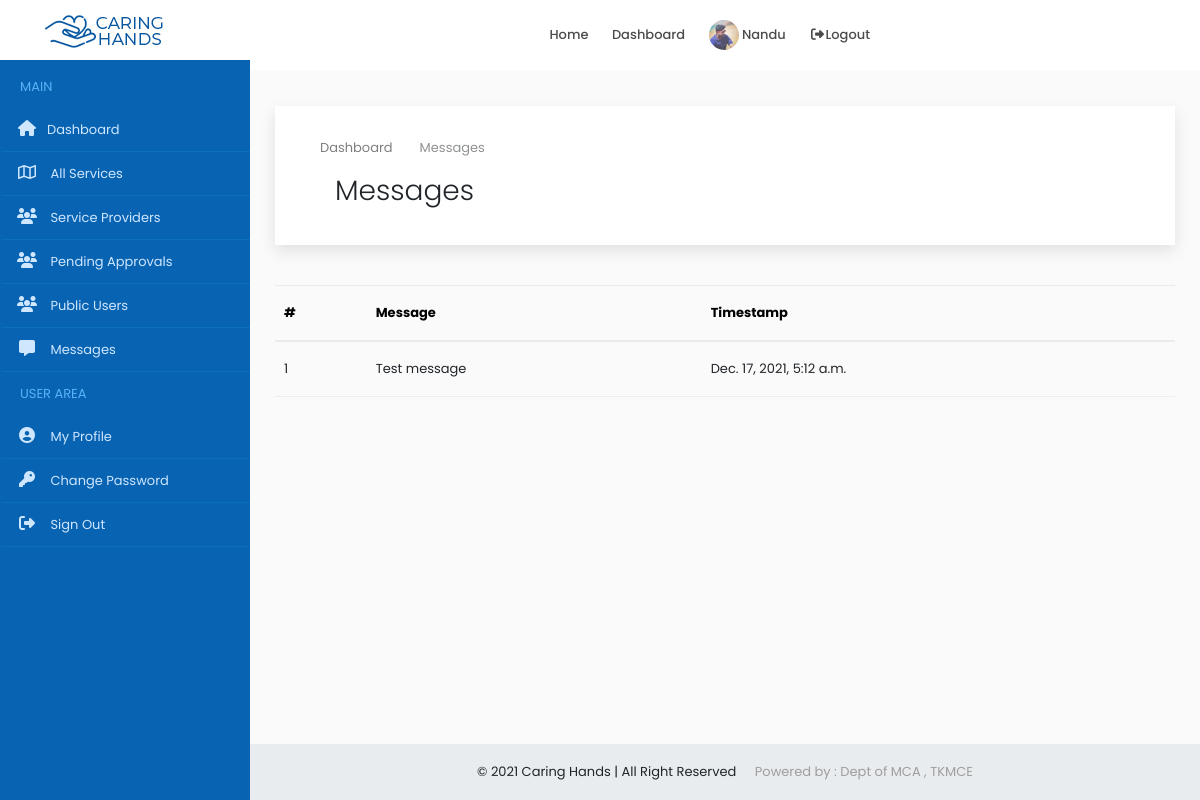
/administrator/message/ (signed in), run on an earlier commit of the app's database.
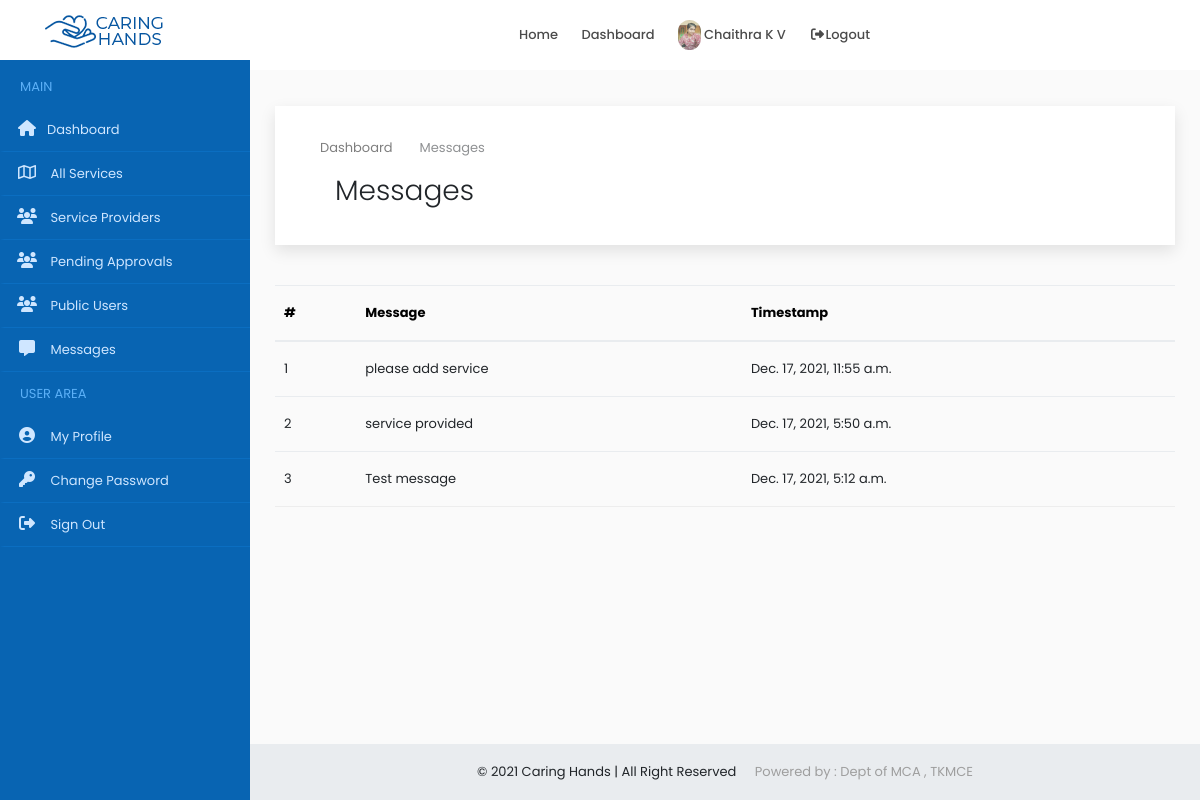
And on a later commit of the database.
### accounts/models.py (models this page shows, shortened)
class Users(models.Model):
    user = models.ForeignKey(User,on_delete=models.CASCADE)
    name = models.CharField(max_length=150)
    email = models.EmailField(max_length=200,null=True, blank=True)
    organization = models.CharField(max_length=250,null=True, blank=True)
    mob = models.CharField(max_length=12)
    sex = models.CharField(max_length=10,choices=gender,default='Male')
    house = models.CharField(max_length=100,null=True, blank=True)
    street1 =models.CharField(max_length=100,null=True, blank=True)
    street2 =models.CharField(max_length=100,null=True, blank=True)
    city = models.CharField(max_length=100,null=True, blank=True)
    district = models.CharField(max_length=100,null=True, blank=True)
    state = models.CharField(max_length=100,null=True,choices=states, blank=True)
    pin = models.CharField(max_length=100,null=True,blank=True)
    age = models.IntegerField(null=True, blank=True)
    type = models.CharField(max_length=20,choices=user_type)
    approval = models.CharField(max_length=20,choices=approval_choices,default='Pending')
    document = models.FileField(upload_to='documents',null=True, blank=True)
    profile_picture = models.FileField(upload_to='dp',default='assets/img/user3.png')

class AdminMessage(models.Model):
    message = models.TextField()
    datetime = models.DateTimeField()

### accounts/views.py (the view)
# urls.py: path('administrator/message/',Messages.as_view(), name='message'),
class Messages(View):
    def get(self, request):
        x = AdminCheck(request)
        if x == True:
            user = request.user
            account = Users.objects.get(user=user)
            message = AdminMessage.objects.all().order_by('-datetime')
            context = {'account': account,'message': message}
            return render(request,'admin/message.html', context)
        else:
            return redirect('home')

### accounts/functions.py (called while the page is built)
def AdminCheck(request):
    user = request.user
    if user.is_authenticated:
        try:
            u = Users.objects.get(user=user)
            if u.type == 'admin':
                return (True)
            else:
                return (False)
        except:
            return (False)
    else:
        return (False)

### accounts/templates/admin/message.html (shortened to what this page needs)
{% extends 'common/dashboard_main.html' %}
{% load static %}
{% block content %}
{% include 'common/header.html' %}
{% include 'admin/sidenav.html' %}
<div class="content-wrapper">
<div class="container-fluid overflow-hidden">
    <div class="row margin-tb-90px margin-lr-10px sm-mrl-0px">
        <div id="page-title" class="padding-30px background-white full-width box-shadow">
            <div class="container">
                <ol class="breadcrumb opacity-5">
                    <li><a href="{% url 'home' %}">Dashboard</a></li>
                    <li class="active">Messages</li>
                </ol>
                <div class="container-fluid">
                    <div class="row">
                        <div class="col-6">
                            <h1 class="font-weight-300">Messages</h1>
                        </div>
                        <div class="col-6">
                        </div>
                    </div>
                </div>
            </div>
        </div>
        <div class="container-fluid">
            <div class="row" style="margin-top:40px">
                <table class="table">
                    <thead>
                      <tr>
                        <th>#</th>
                        <th>Message</th>
                        <th>Timestamp</th>
                      </tr>
                    </thead>
                    <tbody>
                        {% for i in message %}
                      <tr>
                        <td>{{forloop.counter}}</td>
                        <td>{{i.message}}</td>
                        <td>{{i.datetime}}</td>
                      </tr>
                      {% endfor %}
                    </tbody>
                  </table>
            </div>
        </div>
    </div>
</div>
{% include 'common/small_footer.html' %}
</div>
{% endblock %}

### accounts/templates/common/dashboard_main.html (shortened to what this page needs)
{% load static %}
<!DOCTYPE html>
<html lang="en-US">
<head>
    <link rel="stylesheet" href="{% static 'assets/css/animate.css' %}" />
    <link href="{% static 'assets/css/owl.carousel.css' %}" rel="stylesheet">
    <link href="{% static 'assets/css/owl.theme.css' %}" rel="stylesheet">
    <link rel="stylesheet" href="{% static 'assets/css/bootstrap.min.css' %}">
    <link rel="stylesheet" href="{% static 'assets/css/hover-min.css' %}">
    <link rel="stylesheet" href="{% static 'assets/css/flag-icon.min.css' %}">
    <link rel="stylesheet" href="{% static 'assets/css/style.css' %}">
    <link rel="stylesheet" href="{% static 'assets/css/colors/main.css' %}">
    <link rel="stylesheet" href="{% static 'assets/css/elegant_icon.css' %}">
    <link rel="stylesheet" href="{% static 'assets/css/sb-admin.css' %}">
    <link rel="stylesheet" href="https://unpkg.com/@icon/themify-icons/themify-icons.css">
    <link rel="stylesheet" href="https://cdnjs.cloudflare.com/ajax/libs/font-awesome/6.0.0-beta2/css/all.min.css" />
</head>
<body>
    {% block content %}
    {% endblock %}
</body>
</html>

### accounts/templates/common/header.html (shortened to what this page needs)
{% load static %}
<header>
    <div id="fixed-header-dark" class="header-output fixed-header" style="background-color: white;">
        <div class="container header-in">
            <div class="row">
                <div class="col-lg-2 col-md-12">
                    <a id="logo" href="{% url 'index' %}" class="d-inline-block margin-tb-15px"><img
                            src="{% static 'assets/img/logo-1.png' %}" alt=""></a>
                </div>
                <div class="col-lg-7 col-md-12 position-inherit">
                    <ul id="menu-main" class="nav-menu float-lg-right link-padding-tb-20px">
                        <li><a href="{% url 'index' %}">Home</a>
                        </li>
                        <li><a href="{% url 'home' %}">Dashboard</a>
                        </li>
                        {% if request.user.is_authenticated %}
                        <li><a href="{% url 'home' %}"><img src="{{account.profile_picture.url}}" class="height-30px border-radius-30" alt=""> {{account.name|title}}</a></li>
                        <li><a href="{% url 'logout' %}" data-toggle="modal" data-target="#exampleModal"><i class="fa fa-fw fa-sign-out-alt"></i>Logout</a></li>
                        {% else %}
                        <li><a href="{% url 'login' %}"><i class="far fa-user"></i> Login</a></li>
                        {% endif %}
                    </ul>
                </div>
                <div class="col-lg-3 col-md-12">
                </div>
            </div>
        </div>
    </div>
</header>

### accounts/templates/admin/sidenav.html (shortened to what this page needs)
<nav class="navbar navbar-expand-lg navbar-dark z-index-9  fixed-top" id="mainNav">
    <div class="collapse navbar-collapse" id="navbarResponsive">
        <ul class="navbar-nav navbar-sidenav background-main-color admin-nav" id="admin-nav">
            <li class="nav-item">
                <span class="nav-title-text">Main</span>
            </li>
            <li class="nav-item" data-toggle="tooltip" data-placement="right" title="Dashboard">
                <a class="nav-link" href="{% url 'home' %}">
                    <i class="fas fa-fw fa-home"></i><span class="nav-link-text">Dashboard</span>
                </a>
            </li>
            <li class="nav-item" data-toggle="tooltip" data-placement="right" title="My items">
                <a class="nav-link" href="{% url 'admin_services' %}">
            <i class="far fa-fw fa-map"></i>
            <span class="nav-link-text">All Services</span>
          </a>
            </li>
            <li class="nav-item" data-toggle="tooltip" data-placement="right" title="My Favorites">
                <a class="nav-link" href="{% url 'service_providers' %}">
            <i class="fa fa-fw fa-users"></i>
            <span class="nav-link-text">Service Providers</span>
          </a>
            </li>
            <li class="nav-item" data-toggle="tooltip" data-placement="right" title="My Favorites">
                <a class="nav-link" href="{% url 'pending_approval' %}">
            <i class="fa fa-fw fa-users"></i>
            <span class="nav-link-text">Pending Approvals</span>
          </a>
            </li>
        <li class="nav-item" data-toggle="tooltip" data-placement="right" title="My Favorites">
            <a class="nav-link" href="{% url 'public_users' %}">
        <i class="fa fa-fw fa-users"></i>
        <span class="nav-link-text">Public Users</span>
      </a>
            <li class="nav-item" data-toggle="tooltip" data-placement="right" title="Reviews">
                <a class="nav-link" href="{% url 'message' %}">
            <i class="fa fa-fw fa-comment-alt"></i>
            <span class="nav-link-text">Messages</span>
          </a>
            </li>
            <li class="nav-item">
                <span class="nav-title-text">User Area</span>
            </li>
            <li class="nav-item" data-toggle="tooltip" data-placement="right" title="My Profile">
                <a class="nav-link" href="{% url 'profile' %}">
                    <i class="fa fa-fw fa-user-circle"></i>
                    <span class="nav-link-text">My Profile</span>
                </a>
            </li>
            <li class="nav-item" data-toggle="tooltip" data-placement="right" title="My Profile">
                <a class="nav-link" href="{% url 'change_password' %}">
                    <i class="fas fa-fw fa-key"></i>
                    <span class="nav-link-text">Change Password</span>
                </a>
            </li>
            <li class="nav-item" data-toggle="tooltip" data-placement="right" title="Sing Out">
                <a class="nav-link" href="{% url 'logout' %}" data-toggle="modal" data-target="#exampleModal">
                    <i class="fa fa-fw fa-sign-out-alt"></i>
                    <span class="nav-link-text">Sign Out</span>
                </a>
            </li>
        </ul>
    </div>
</nav>

### accounts/templates/common/small_footer.html
<footer class="sticky-footer">
    <div class="container">
        <div class="text-center">
            <span>© 2021 Caring Hands | All Right Reserved <a class="text-grey-2 margin-left-15px" href="https://www.tkmce.ac.in" target="_blank">Powered by : Dept of MCA , TKMCE</a></span>
        </div>
    </div>
</footer>

### static/assets/css/colors/main.css (style rules this page uses)
.background-main-color { background-color: #0864b2; }

### static/assets/css/sb-admin.css (style rules this page uses)
html { position: relative; min-height: 100%; }
body { overflow-x: hidden; }
.content-wrapper { min-height: calc(100vh - 56px); padding-top: 1rem; }
#mainNav .navbar-collapse { overflow: auto; max-height: 75vh; }
#mainNav .navbar-collapse .navbar-nav .nav-item .nav-link { cursor: pointer; }
.admin-nav { padding: 5px 0px 10px 0px ; }
.admin-nav .nav-title-text { padding: 10px 20px 10px 20px; display: block; text-transform: uppercase; color: #5cb0f7 }
.admin-nav > li > a { padding: 15px 15px 15px 15px; border-bottom: 1px solid #0b6ec1 ; border-left: 4px solid #0864b2; }
.admin-nav > li > a .fa-fw { margin-right: 10px; font-size: 16px; }
@media (min-width: 992px) { #mainNav .navbar-collapse { overflow: visible; max-height: none; } }
@media (min-width: 992px) { #mainNav .navbar-collapse .navbar-sidenav { padding-bottom: 100px; position: absolute; top: 0; left: 0; overflow-x: hidden; overflow-y: auto; -webkit-flex-direction: column; -ms-flex-direction: column; flex-direction: column; margin-top: 60px; } }
@media (min-width: 992px) { #mainNav .navbar-collapse .navbar-sidenav > .nav-item { width: 250px; padding: 0; } }
@media (min-width: 992px) { #mainNav .navbar-collapse .navbar-sidenav > .nav-item > .nav-link { padding: 10px 1em 10px 1em; } }
@media (min-width: 992px) { #mainNav.fixed-top .navbar-sidenav { height: calc(100vh); } }
.content-wrapper { overflow-x: hidden; }
@media (min-width: 992px) { .content-wrapper { margin-left: 250px; } }
#mainNav.navbar-dark .navbar-collapse .navbar-sidenav > .nav-item > .nav-link { color: #cfe6ff; }
footer.sticky-footer { position: absolute; right: 0; bottom: 0; width: 100%; height: 56px; background-color: #e9ecef; line-height: 55px; }
@media (min-width: 992px) { footer.sticky-footer { width: calc(100% - 250px); } }

What changed in the data, as far as the page shows it:
changed Users: profile_picture: a different picture; name "Nandu" → "Chaithra K V"
added AdminMessage: message "please add service", datetime "Dec. 17, 2021, 11:55 a.m."
added AdminMessage: message "service provided", datetime "Dec. 17, 2021, 5:50 a.m."
